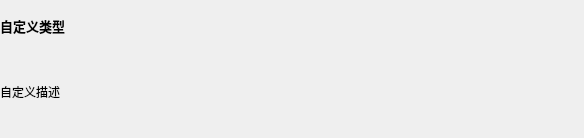
<?xml version="1.0" encoding="UTF-8"?>
<ui version="4.0">
 <class>UserDefineTypeShow</class>
 <widget class="QWidget" name="UserDefineTypeShow">
  <property name="geometry">
   <rect>
    <x>0</x>
    <y>0</y>
    <width>584</width>
    <height>138</height>
   </rect>
  </property>
  <property name="windowTitle">
   <string>Form</string>
  </property>
  <layout class="QGridLayout" name="gridLayout">
   <property name="leftMargin">
    <number>0</number>
   </property>
   <property name="topMargin">
    <number>0</number>
   </property>
   <property name="rightMargin">
    <number>0</number>
   </property>
   <property name="bottomMargin">
    <number>0</number>
   </property>
   <property name="spacing">
    <number>0</number>
   </property>
   <item row="0" column="0">
    <widget class="QWidget" name="widget" native="true">
     <layout class="QVBoxLayout" name="verticalLayout">
      <property name="spacing">
       <number>0</number>
      </property>
      <property name="leftMargin">
       <number>0</number>
      </property>
      <property name="topMargin">
       <number>0</number>
      </property>
      <property name="rightMargin">
       <number>0</number>
      </property>
      <property name="bottomMargin">
       <number>0</number>
      </property>
      <item>
       <widget class="QLabel" name="label">
        <property name="minimumSize">
         <size>
          <width>0</width>
          <height>0</height>
         </size>
        </property>
        <property name="maximumSize">
         <size>
          <width>16777215</width>
          <height>40</height>
         </size>
        </property>
        <property name="font">
         <font>
          <pointsize>10</pointsize>
          <weight>75</weight>
          <bold>true</bold>
         </font>
        </property>
        <property name="text">
         <string>自定义类型</string>
        </property>
       </widget>
      </item>
      <item>
       <widget class="QLabel" name="label_2">
        <property name="minimumSize">
         <size>
          <width>0</width>
          <height>0</height>
         </size>
        </property>
        <property name="maximumSize">
         <size>
          <width>16777215</width>
          <height>80</height>
         </size>
        </property>
        <property name="text">
         <string>自定义描述</string>
        </property>
       </widget>
      </item>
     </layout>
    </widget>
   </item>
  </layout>
 </widget>
 <resources/>
 <connections/>
</ui>
